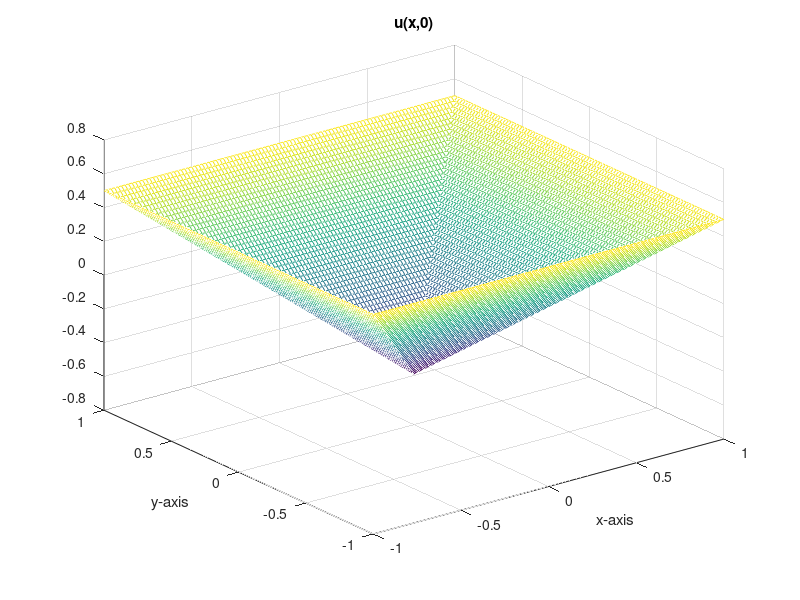
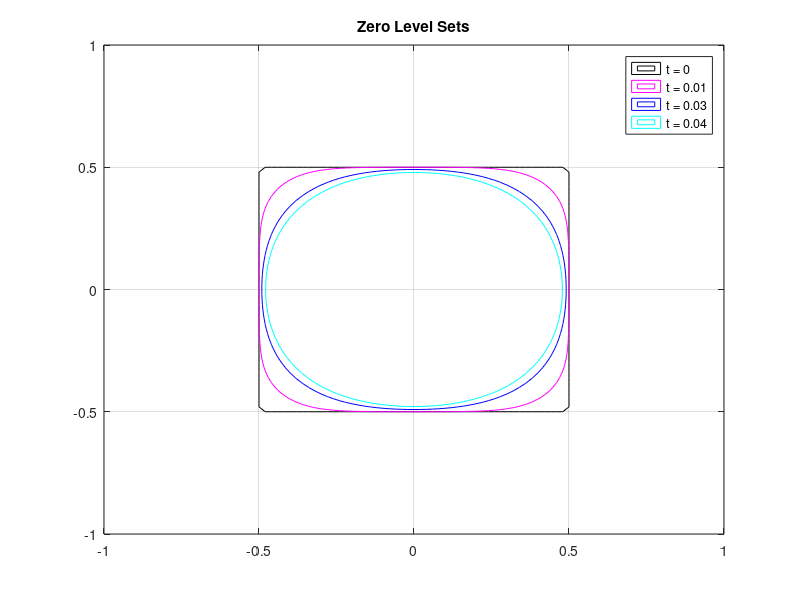
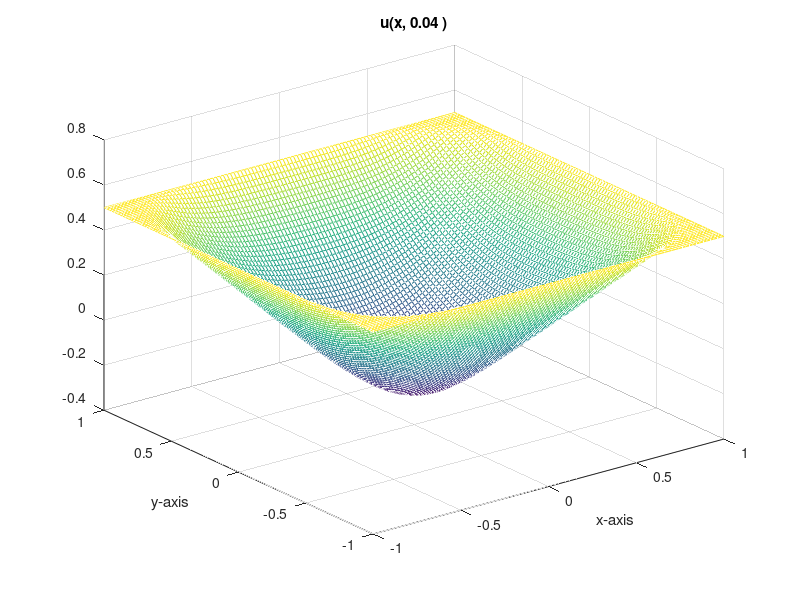

MATLAB code for these plots, in order:
%% Mean curvature flow: %see class 12 notes
a   =   -1; b =1; c= -1; d = 1;
C   =   1;
dx  =   .02;
dt  =   dx^2/8;
xV  = (a:dx:b)';
yV  = (c:dx:d)';
fT  =  .04;
pTime = fT/4;
crs =   [ 'm', 'r', 'b', 'c', 'k', 'y', 'm', 'y' ];
lgnd =  { 't = 0' };
%%-----------------------------
u0  = zeros( (b-a)/dx +1,(d-c)/dx +1 );

for cnt = 1:(d-c)/dx +1
   u0( :,cnt ) = max( abs(xV)-.5, abs(yV(cnt)) - .5 );
%    u0( :,cnt ) = xV.^2 + yV(cnt)^2 - .5^2;
end

 u = padarray(u0, [1 1], 0 );

% u(:,1) = u(:,2); u(:,end)= u(:,end-1);
%  u(1,:) = u(2,:); u(end,:)= u(end-1,:);
u(2:end-1,1) = 2*u(2:end-1,2)- u(2:end-1,3); u(2:end-1,end)= 2*u(2:end-1,end-1) - u(2:end-1,end-2);
u(1,2:end-1) = 2*u(2,2:end-1) - u(3,2:end-1); u(end,2:end-1)= 2*u(end-1,2:end-1) - u(end-2,2:end-1);
u(end, end) = 2*u(end-1, end-1) - u(end-2,end-2 );
u(1, end) = 2*u(2, end-1) - u(3,end-2 );
u(end,1) = 2*u(end-1, 2) - u(end-2,3 );
u(1, 1) = 2*u(2, 2) - u(3,3 );


figure(2); contour( xV, yV,u0', [0 0], 'k' );grid; hold on;

for t = dt:dt:fT
    ux      =   ( u( 3:end,  2:end-1) - u(1:end-2, 2:end-1) )/(2*dx);
    uy      =   ( u( 2:end-1,3:end)   - u(2:end-1, 1:end-2) )/(2*dx);
    uxx     =   ( u( 3:end,  2:end-1 )- 2*u(2:end-1,2:end-1) + u(1:end-2, 2:end-1) )/(dx^2);
    uyy     =   ( u( 2:end-1,3:end)   - 2*u(2:end-1,2:end-1) + u(2:end-1,1:end-2) )/(dx^2);
    uxy     =   (u(3:end,3:end) - u(3:end,1:end-2) - u(1:end-2,3:end) + u(1:end-2,1:end-2))/(4*dx^2);
    cTerm   =   (ux.^2 .* uxx) + 2*( ux.*uy.*uxy ) + (uy.^2 .* uyy );
    gradM2  =   ux.^2 + uy.^2 + 1e-15; 
    toAdd   =   (uxx + uyy - cTerm./gradM2);
    u(2:end-1, 2:end-1)     =...
                u(2:end-1, 2:end-1) +C * dt*toAdd;  %THIS WAS POST HW FIX
    
    u(:,1) = 2*u(:,2)- u(:,3); u(:,end)= 2*u(:,end-1) - u(:,end-2);
    u(1,:) = 2*u(2,:) - u(3,:); u(end,:)= 2*u(end-1,:) - u(end-2,:);
%     u(:,1) = u(:,2); u(:,end)= u(:,end-1);
%     u(1,:) = u(2,:); u(end,:)= u(end-1,:);
u(end, end) = 2*u(end-1, end-1) - u(end-2,end-2 );
u(1, end) = 2*u(2, end-1) - u(3,end-2 );
u(end,1) = 2*u(end-1, 2) - u(end-2,3 );
u(1, 1) = 2*u(2, 2) - u(3,3 );
  
    if (mod( t, pTime) == 0 )
        contour( xV, yV,u(2:end-1, 2:end-1)', [0 0], crs( round(t/pTime ))  );
        lgnd = [ lgnd; ['t = ',num2str( t ) ]];
    end

end
legend( lgnd );title( 'Zero Level Sets' );
hold off;
u = u(2:end-1, 2:end-1);

figure(1); mesh(xV, yV,u0');
title( 'u(x,0)' );xlabel( 'x-axis');ylabel( 'y-axis');

figure(3); mesh(xV, yV,u');
title( [ 'u(x, ', num2str( fT ), ' )' ] );xlabel( 'x-axis');ylabel( 'y-axis');